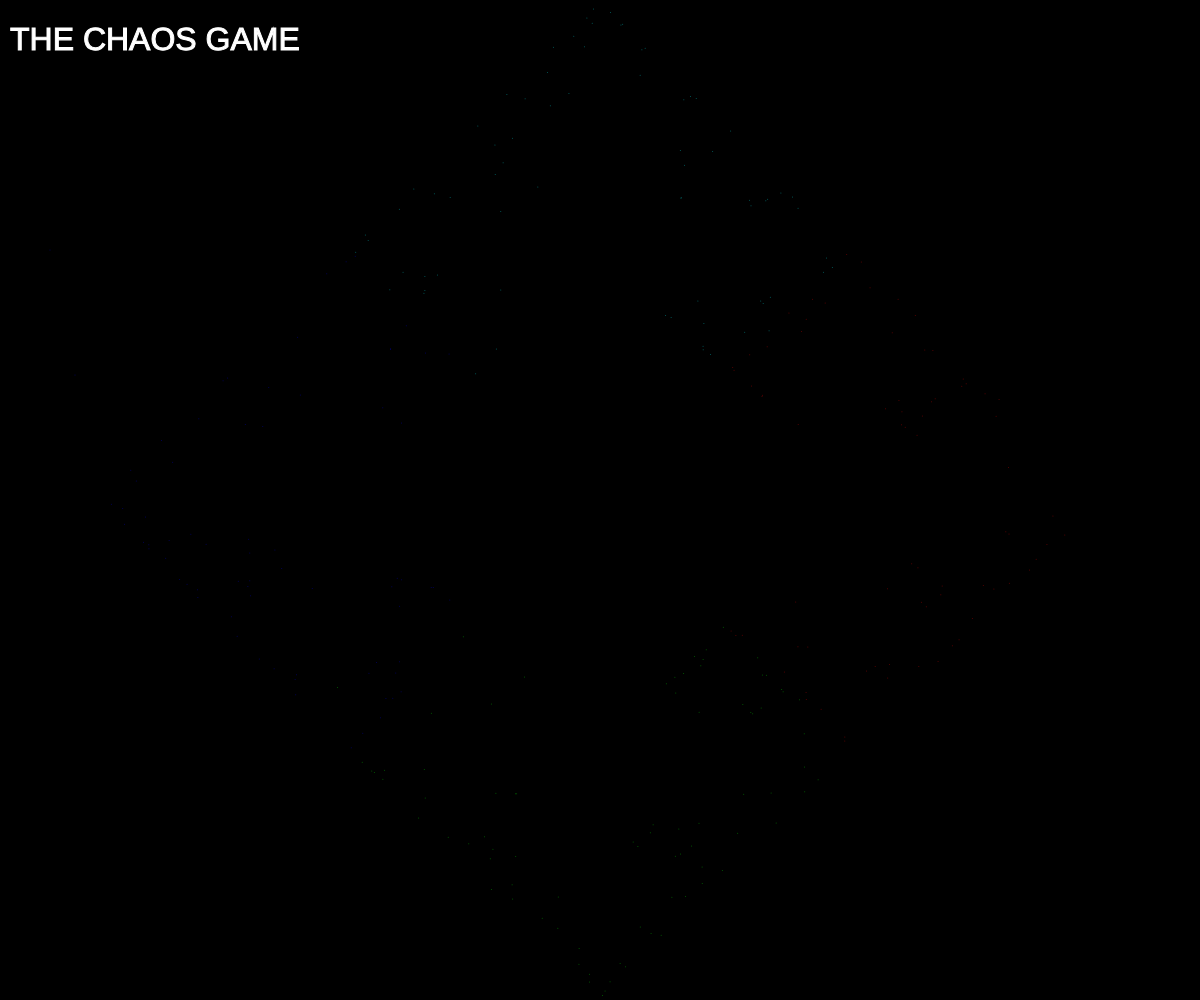
Frame 1 (no input)
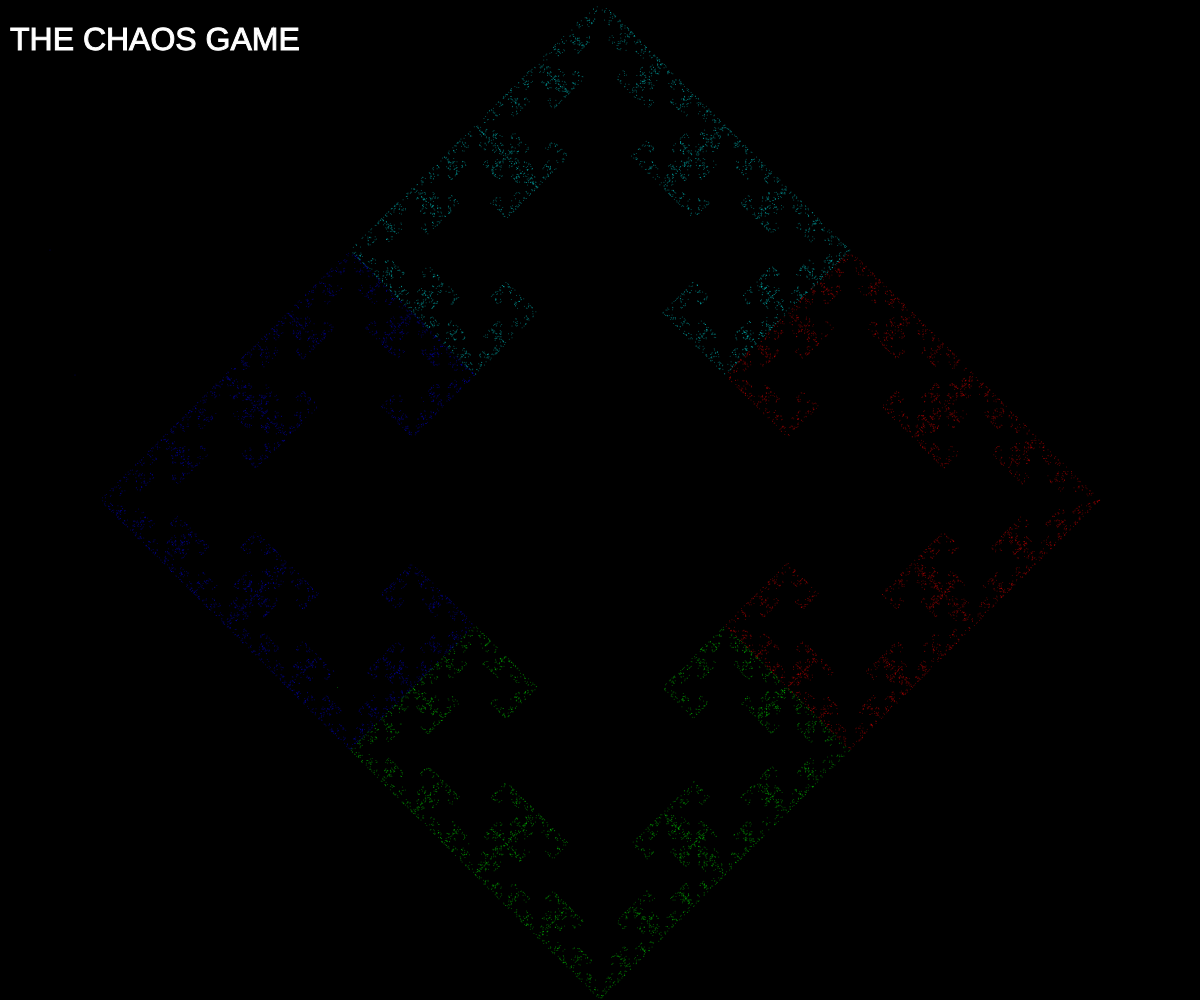
Frame 60 (no input)
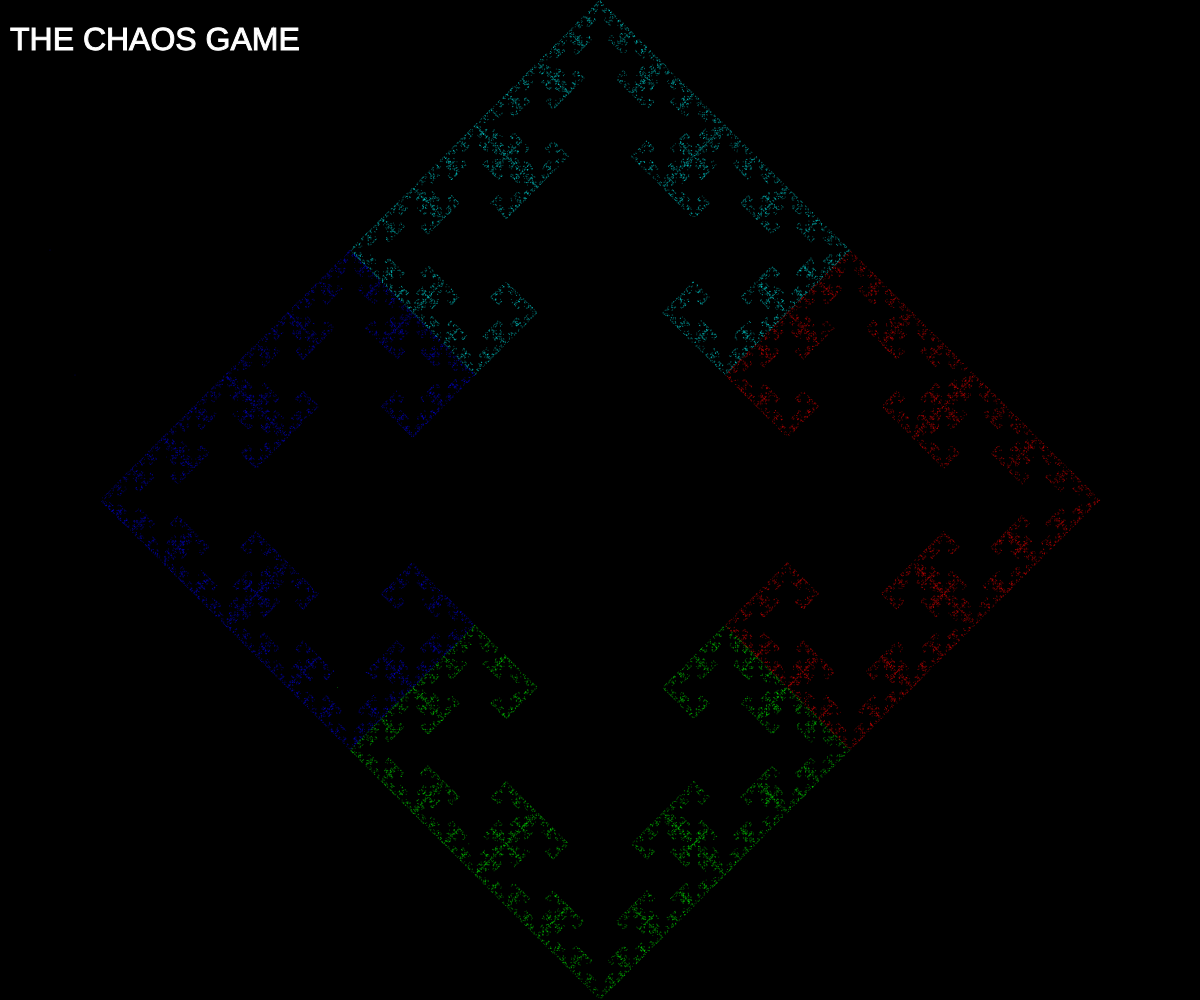
Frame 120 (the mouse pressed at the canvas centre since frame 60)

The p5.js sketch that drew these frames (run headless with seeded random() and noise() and a simulated clock; from frame 60 on, the mouse is pressed at the canvas centre):

// p5.js sketch
// ── sketch.js
var dots = [];
let currentX;
let currentY;
var previous;

function setup() {
  createCanvas(windowWidth, windowHeight);
  background(0);
  stroke(255);
  fill(255);
  textSize(32);
  text("THE CHAOS GAME", 10, 50);
}

function draw() {
  //trianglePattern();
  //pentagonPattern();
  squarePattern();
}

function trianglePattern() {
  if (frameCount === 1) {
    currentX = random(width);
    currentY = random(height);
    addDots(3);
  }
  for (let i = 0; i < 300; i++) {
    let current = createVector(currentX, currentY);
    let next = random(dots);
    let index = dots.indexOf(next);
    current = p5.Vector.lerp(current, next, 0.5);
    currentX = current.x;
    currentY = current.y;
    if (index === 0) {
      stroke(255, 0, 0, 100);
      strokeWeight(1);
      point(current.x, current.y);
    } else if (index === 1) {
      stroke(0, 255, 0, 100);
      strokeWeight(1);
      point(current.x, current.y);
    } else if (index === 2) {
      stroke(0, 0, 255, 100);
      strokeWeight(1);
      point(current.x, current.y);
    }
  }
  if (frameCount % 1000 === 0) {
    background(0);
    stroke(255);
    fill(255);
    textSize(32);
    text("THE CHAOS GAME", 10, 50);
  }
}

function squarePattern() {
  if (frameCount === 1) {
    background(0);
    stroke(255);
    fill(255);
    textSize(32);
    text("THE CHAOS GAME", 10, 50);
    addDots(4);
  }
  for (let i = 0; i < 300; i++) {
    let current = createVector(currentX, currentY);
    let next = random(dots);
    while (abs(dots.indexOf(next) - dots.indexOf(previous)) == 2) {
      next = random(dots);
    }
    previous = next;
    let index = dots.indexOf(next);
    current = p5.Vector.lerp(current, next, 0.5);
    currentX = current.x;
    currentY = current.y;
    if (index === 0) {
      stroke(255, 0, 0, 100);
      strokeWeight(1);
      point(current.x, current.y);
    } else if (index === 1) {
      stroke(0, 255, 0, 100);
      strokeWeight(1);
      point(current.x, current.y);
    } else if (index === 2) {
      stroke(0, 0, 255, 100);
      strokeWeight(1);
      point(current.x, current.y);
    } else if (index === 3) {
      stroke(0, 255, 255, 100);
      strokeWeight(1);
      point(current.x, current.y);
    } else if (index === 4) {
      stroke(255, 0, 255, 100);
      strokeWeight(1);
      point(current.x, current.y);
    }
  }
  if (frameCount % 1000 === 0) {
    background(0);
    stroke(255);
    fill(255);
    textSize(32);
    text("THE CHAOS GAME", 10, 50);
  }
}

function pentagonPattern() {
  if (frameCount === 1) {
    background(0);
    stroke(255);
    fill(255);
    textSize(32);
    text("THE CHAOS GAME", 10, 50);
    addDots(5);
  }
  for (let i = 0; i < 300; i++) {
    let current = createVector(currentX, currentY);
    let next = random(dots);
    while (next === previous) {
      next = random(dots);
    }
    previous = next;
    let index = dots.indexOf(next);
    current = p5.Vector.lerp(current, next, 0.5);
    currentX = current.x;
    currentY = current.y;
    if (index === 0) {
      stroke(255, 0, 0, 100);
      strokeWeight(1);
      point(current.x, current.y);
    } else if (index === 1) {
      stroke(0, 255, 0, 100);
      strokeWeight(1);
      point(current.x, current.y);
    } else if (index === 2) {
      stroke(0, 0, 255, 100);
      strokeWeight(1);
      point(current.x, current.y);
    } else if (index === 3) {
      stroke(0, 255, 255, 100);
      strokeWeight(1);
      point(current.x, current.y);
    } else if (index === 4) {
      stroke(255, 0, 255, 100);
      strokeWeight(1);
      point(current.x, current.y);
    }
  }
  if (frameCount % 1000 === 0) {
    background(0);
    stroke(255);
    fill(255);
    textSize(32);
    text("THE CHAOS GAME", 10, 50);
  }
}

function addDots(dotsCount) {
  let x = width / 2;
  let y = height / 2;
  var angle = TWO_PI / dotsCount;
  beginShape();
  for (var a = 0; a < TWO_PI; a += angle) {
    var sx = x + cos(a) * 500;
    var sy = y + sin(a) * 500;
    dots.push(createVector(sx, sy));
  }
  endShape(CLOSE);
}
